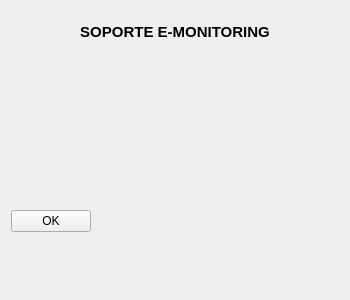
<?xml version="1.0" encoding="UTF-8"?>
<ui version="4.0">
 <class>Form</class>
 <widget class="QWidget" name="Form">
  <property name="geometry">
   <rect>
    <x>0</x>
    <y>0</y>
    <width>350</width>
    <height>300</height>
   </rect>
  </property>
  <property name="minimumSize">
   <size>
    <width>350</width>
    <height>300</height>
   </size>
  </property>
  <property name="maximumSize">
   <size>
    <width>350</width>
    <height>16777215</height>
   </size>
  </property>
  <property name="windowTitle">
   <string>Form</string>
  </property>
  <property name="styleSheet">
   <string notr="true">QFrame {
    border: none;
    outline: none;
}
</string>
  </property>
  <layout class="QGridLayout" name="gridLayout_2">
   <item row="0" column="0">
    <layout class="QGridLayout" name="gridLayout">
     <item row="0" column="0">
      <widget class="QLabel" name="label_2">
       <property name="font">
        <font>
         <pointsize>11</pointsize>
         <weight>75</weight>
         <bold>true</bold>
        </font>
       </property>
       <property name="text">
        <string>SOPORTE E-MONITORING</string>
       </property>
       <property name="alignment">
        <set>Qt::AlignCenter</set>
       </property>
      </widget>
     </item>
     <item row="1" column="0">
      <widget class="QLabel" name="label_logo">
       <property name="maximumSize">
        <size>
         <width>80</width>
         <height>80</height>
        </size>
       </property>
       <property name="text">
        <string/>
       </property>
       <property name="scaledContents">
        <bool>true</bool>
       </property>
      </widget>
     </item>
     <item row="2" column="0">
      <widget class="QLabel" name="label_contenido">
       <property name="text">
        <string/>
       </property>
      </widget>
     </item>
    </layout>
   </item>
   <item row="1" column="0">
    <widget class="QFrame" name="frame">
     <property name="frameShape">
      <enum>QFrame::StyledPanel</enum>
     </property>
     <property name="frameShadow">
      <enum>QFrame::Raised</enum>
     </property>
     <layout class="QHBoxLayout" name="horizontalLayout">
      <property name="spacing">
       <number>0</number>
      </property>
      <property name="leftMargin">
       <number>0</number>
      </property>
      <property name="topMargin">
       <number>0</number>
      </property>
      <property name="rightMargin">
       <number>0</number>
      </property>
      <property name="bottomMargin">
       <number>0</number>
      </property>
      <item>
       <widget class="QPushButton" name="btn_cerrar">
        <property name="text">
         <string>OK</string>
        </property>
       </widget>
      </item>
      <item>
       <spacer name="horizontalSpacer">
        <property name="orientation">
         <enum>Qt::Horizontal</enum>
        </property>
        <property name="sizeHint" stdset="0">
         <size>
          <width>704</width>
          <height>20</height>
         </size>
        </property>
       </spacer>
      </item>
     </layout>
    </widget>
   </item>
  </layout>
 </widget>
 <resources/>
 <connections/>
</ui>
